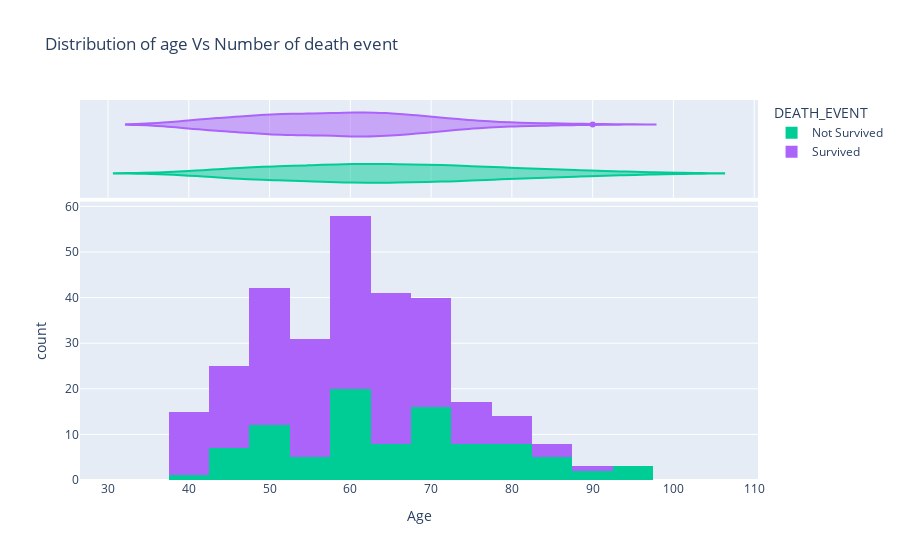

This figure's notebook cell:
### Code cell
dataset['DEATH_EVENT'].replace(0, 'Survived',inplace=True)
dataset['DEATH_EVENT'].replace(1, 'Not Survived',inplace=True)
dataset
import plotly.express as px
fig = px.histogram(dataset, x="age", color="DEATH_EVENT", marginal="violin", hover_data=dataset.columns, 
                   title ="Distribution of age Vs Number of death event", 
                   labels={"age": "Age"},
                   #template="plotly_dark",
                   color_discrete_map={"0": "RebeccaPurple", "1": "MediumPurple"}
                  )
fig.show()

### Figure 1 — Plotly figure (JSON) as saved in the notebook; plotly's stock layout.template omitted (floating-point values rounded to 4 significant figures; data arrays with more than 128 entries replaced by an {"elided": "..."} marker saying what was removed)
{"data": [{"alignmentgroup": "True", "bingroup": "x", "hovertemplate": "DEATH_EVENT=Not Survived<br>Age=%{x}<br>count=%{y}<extra></extra>", "legendgroup": "Not Survived", "marker": {"color": "#00cc96"}, "name": "Not Survived", "offsetgroup": "Not Survived", "orientation": "v", "showlegend": true, "type": "histogram", "x": [75, 55, 65, 50, 65, 90, 75, 60, 65, 80, 75, 62, 45, 50, 82, 87, 45, 70, 48, 65, 68, 75, 80, 95, 70, 58, 82, 94, 85, 50, 65, 69, 90, 82, 60, 70, 50, 70, 60, 50, 51, 60, 80, 57, 68, 53, 60, 70, 60, 95, 49, 72, 45, 50, 45, 60, 42, 72, 70, 65, 85, 69, 60, 60, 59, 60, 72, 85, 70, 86, 60, 46, 80, 72, 75, 72, 50, 45, 80, 59, 59, 65, 75, 58, 60.67, 50, 60, 45, 77, 48, 73, 60, 55, 65, 55], "xaxis": "x", "yaxis": "y"}, {"alignmentgroup": "True", "customdata": {"elided": "95x12 mixed values"}, "hovertemplate": "DEATH_EVENT=%{customdata[11]}<br>Age=%{x}<br>anaemia=%{customdata[0]}<br>creatinine_phosphokinase=%{customdata[1]}<br>diabetes=%{customdata[2]}<br>ejection_fraction=%{customdata[3]}<br>high_blood_pressure=%{customdata[4]}<br>platelets=%{customdata[5]}<br>serum_creatinine=%{customdata[6]}<br>serum_sodium=%{customdata[7]}<br>sex=%{customdata[8]}<br>smoking=%{customdata[9]}<br>time=%{customdata[10]}<extra></extra>", "legendgroup": "Not Survived", "marker": {"color": "#00cc96"}, "name": "Not Survived", "offsetgroup": "Not Survived", "scalegroup": "x", "showlegend": false, "type": "violin", "x": [75, 55, 65, 50, 65, 90, 75, 60, 65, 80, 75, 62, 45, 50, 82, 87, 45, 70, 48, 65, 68, 75, 80, 95, 70, 58, 82, 94, 85, 50, 65, 69, 90, 82, 60, 70, 50, 70, 60, 50, 51, 60, 80, 57, 68, 53, 60, 70, 60, 95, 49, 72, 45, 50, 45, 60, 42, 72, 70, 65, 85, 69, 60, 60, 59, 60, 72, 85, 70, 86, 60, 46, 80, 72, 75, 72, 50, 45, 80, 59, 59, 65, 75, 58, 60.67, 50, 60, 45, 77, 48, 73, 60, 55, 65, 55], "xaxis": "x2", "yaxis": "y2"}, {"alignmentgroup": "True", "bingroup": "x", "hovertemplate": "DEATH_EVENT=Survived<br>Age=%{x}<br>count=%{y}<extra></extra>", "legendgroup": "Survived", "marker": {"color": "#ab63fa"}, "name": "Survived", "offsetgroup": "Survived", "orientation": "v", "showlegend": true, "type": "histogram", "x": {"elided": "202 float values"}, "xaxis": "x", "yaxis": "y"}, {"alignmentgroup": "True", "customdata": {"elided": "202x12 mixed values"}, "hovertemplate": "DEATH_EVENT=%{customdata[11]}<br>Age=%{x}<br>anaemia=%{customdata[0]}<br>creatinine_phosphokinase=%{customdata[1]}<br>diabetes=%{customdata[2]}<br>ejection_fraction=%{customdata[3]}<br>high_blood_pressure=%{customdata[4]}<br>platelets=%{customdata[5]}<br>serum_creatinine=%{customdata[6]}<br>serum_sodium=%{customdata[7]}<br>sex=%{customdata[8]}<br>smoking=%{customdata[9]}<br>time=%{customdata[10]}<extra></extra>", "legendgroup": "Survived", "marker": {"color": "#ab63fa"}, "name": "Survived", "offsetgroup": "Survived", "scalegroup": "x", "showlegend": false, "type": "violin", "x": {"elided": "202 float values"}, "xaxis": "x2", "yaxis": "y2"}], "layout": {"barmode": "relative", "legend": {"title": {"text": "DEATH_EVENT"}, "tracegroupgap": 0}, "title": {"text": "Distribution of age Vs Number of death event"}, "xaxis": {"anchor": "y", "domain": [0, 1], "title": {"text": "Age"}}, "xaxis2": {"anchor": "y2", "domain": [0, 1], "matches": "x", "showgrid": true, "showticklabels": false}, "yaxis": {"anchor": "x", "domain": [0, 0.7326], "title": {"text": "count"}}, "yaxis2": {"anchor": "x2", "domain": [0.7426, 1], "matches": "y2", "showgrid": false, "showline": false, "showticklabels": false, "ticks": ""}}}
